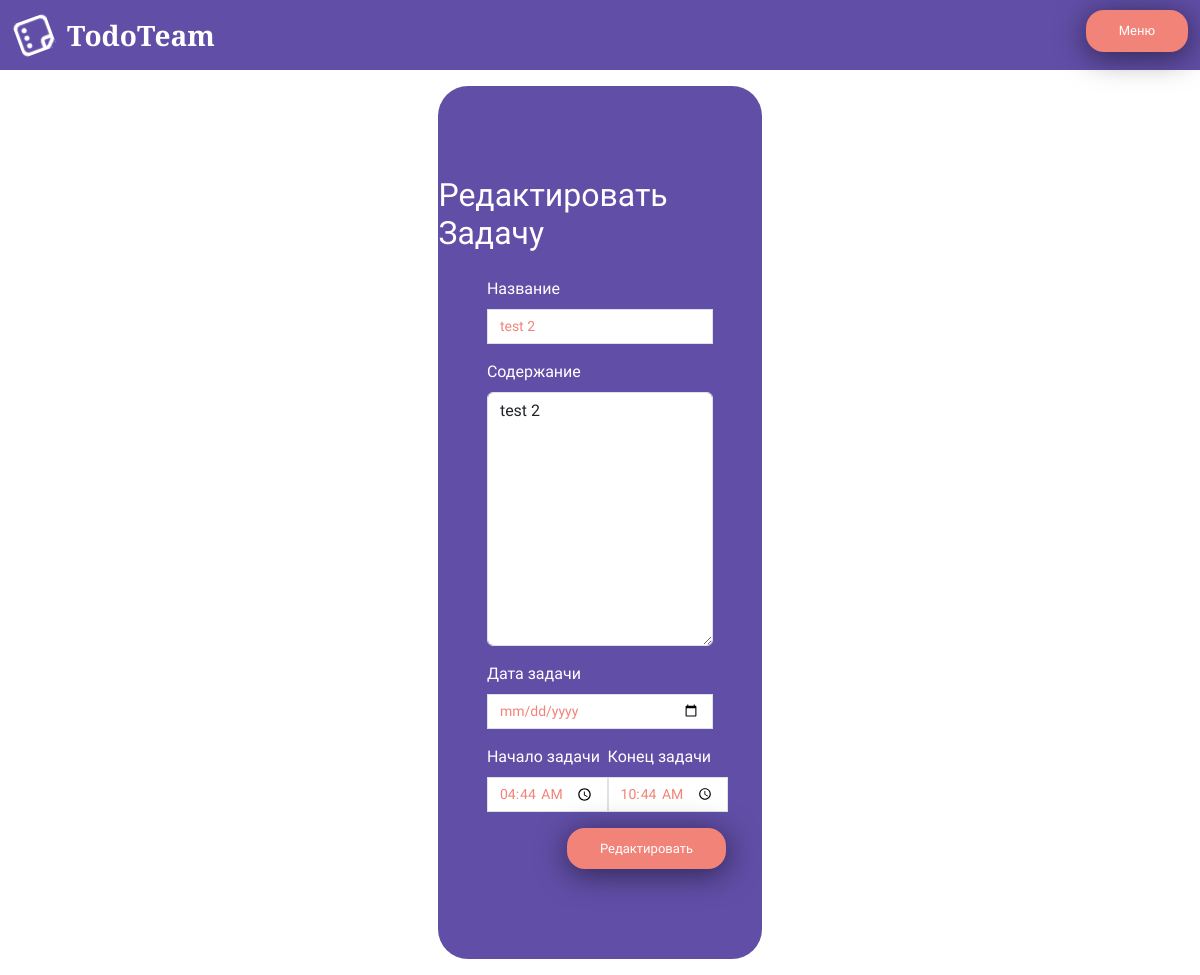
The page /user/personalArea/7/edit on the database its author committed.
### task/models.py (models this page shows, shortened)
class Task(models.Model):
    title_task = models.CharField(max_length=100)
    description_task = models.TextField()
    date_task = models.DateField()
    task_time_start = models.TimeField()
    task_time_end = models.TimeField()
    created_at = models.DateTimeField(auto_now_add=True)
    updated_at = models.DateTimeField(auto_now=True)
    status = models.ForeignKey('TaskStatus', on_delete=models.CASCADE, null=True, blank=True)
    command = models.ForeignKey(Command, on_delete=models.CASCADE, null=True, blank=True)
    user_take = models.ForeignKey(User, on_delete=models.SET_NULL, null=True, blank=True, related_name='tasks_taken')
    class Meta:
        verbose_name_plural = "Задачи"
        verbose_name = "Задача"

### user/views.py (the view, shortened to what this page needs)
# urls.py: path('personalArea/<int:pk>/edit', updateTaskView.as_view(), name='updateTask'),
class updateTaskView(UpdateView):
    model = Task
    form_class = editTaskForm
    template_name = 'user/edittask.html'
    success_url = 'personal_area'

### user/templates/user/edittask.html (shortened to what this page needs)
{% extends 'user/aside.html' %}
{% load static %}
{% block content %}
<section class="container_content">
    <div class="d-flex justify-content-evenly m-3 Registaration">
        <div class="form_template d-flex flex-column align-items-center text-white gap-3">
            <h1>Редактировать Задачу</h1>
            <form method="post">
                <div class="mb-3">
                    <label for="" class="form-label">Название</label>
                    {{ form.title_task }}
                </div>
                <div class="mb-3">
                    <label for="" class="form-label">Содержание</label>
                    {{ form.description_task }}
                </div>
                <div class="mb-3">
                    <label for="" class="form-label">Дата задачи</label>
                    {{ form.date_task }}
                </div>
                <div class="d-flex mb-3">
                    <div>
                        <label for="" class="form-label">Начало задачи</label>
                        {{ form.task_time_start }}
                    </div>
                    <div>
                        <label for="" class="form-label">Конец задачи</label>
                        {{ form.task_time_end }}
                    </div>
                </div>
                <button type="submit" class="btn btn auth_button form_template_button">Редактировать</button>
            </form>
        </div>
    </div>
</section>
{% endblock %}

### main/static/main/style/style.css (style rules this page uses)
* { margin: 0; padding: 0; }
body { font-family: "Dela Gothic One", sans-serif; font-weight: 400; font-style: normal; }
.auth_button { background-color: #F28378; color: #FFFFFF; font-size: 13px; padding: 10px 32px; border-radius: 18px; box-shadow: 1px 5px 30px 1px rgba(0, 0, 0, 0.5); }
.form_template { background-color: #614EA7; width: 40%; border-radius: 30px; padding: 90px 0px; }
.form_template h1 { font-size: 32px; }
.form_template form { width: 70%; }
.form_template form div { margin: 0 auto; }
.form_template form div input { border-radius: 0; width: 100%; font-size: 14px; font-weight: 100; color: #F28378; }
.form_template_button { text-align: center; margin-left: 80px; }
.container_content { margin: 0 auto; width: 70%; }

### rows shown on the page
Task: title_task "test 2", description_task "test 2", task_time_start "04:44:00", task_time_end "10:44:00"
